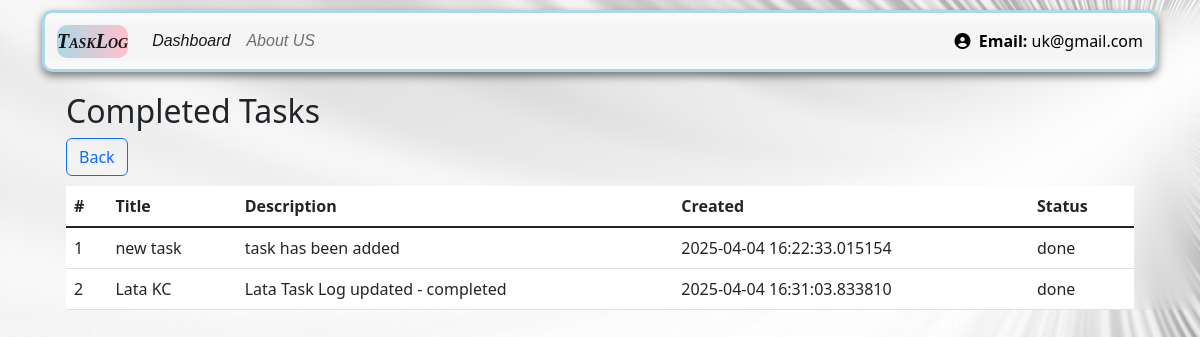
The page /completed_task (signed in) on the database as committed earlier.
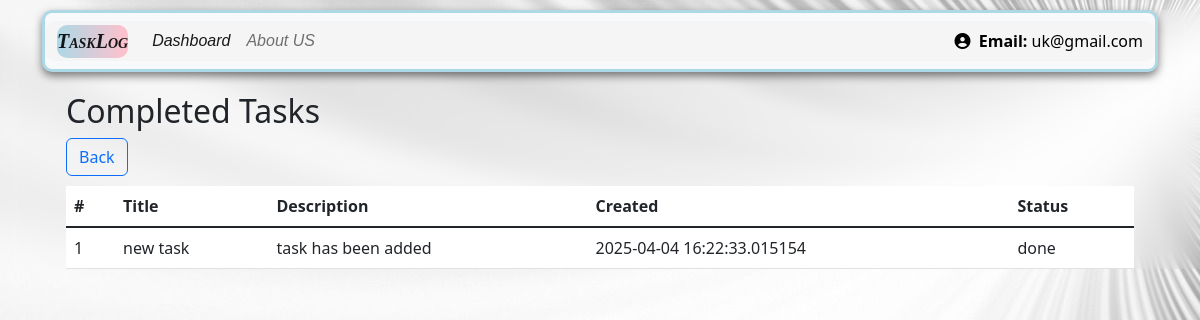
The same page on the database as committed later.
### app.py (models this page shows, shortened)
class Task_log(db.Model):
    __tablename__ = 'TaskLog'
    task_id = db.Column(db.Integer, primary_key=True)
    user_id = db.Column(db.Integer, db.ForeignKey(
        'user_register.user_id'), nullable=False)
    title = db.Column(db.String(200), nullable=False)
    description = db.Column(db.String(700), nullable=False)
    task_created = db.Column(db.DateTime, default=datetime.utcnow)
    status = db.Column(db.String(50), default="Pending")
    categories = db.relationship(
        'task_catagories', backref='task', cascade="delete",  lazy=True)

### app.py (the view)
@app.route('/completed_task')
@login_required
def completed_task():
    completed_task = Task_log.query.filter_by(
        status='done',
        user_id=current_user.user_id
    ).all()
    return render_template('completed_task.html', alltasklog=completed_task)

### app.py (called while the page is built)
@login_manager.user_loader
def load_user(user_id):
    return user_register.query.get(int(user_id))

def login_required(f):
    @wraps(f)
    def decorated_function(*args, **kwargs):
        if 'user_id' not in session and not current_user.is_authenticated:
            return redirect(url_for('user_login'))  # Correct endpoint name
        return f(*args, **kwargs)
    return decorated_function

### templates/completed_task.html
{% extends "base.html" %}
{% block body %}
<div class="container my-3">
    <h2>Completed Tasks</h2>
    <a href="{{ url_for('dashboard') }}" class="btn btn-outline-primary">Back</a>
    {% if alltasklog|length == 0 %}
        <div class="alert alert-secondary">No completed tasks found.</div>
    {% else %}
        <table class="table">
            <thead>
                <tr>
                    <th>#</th>
                    <th>Title</th>
                    <th>Description</th>
                    <th>Created</th>
                    <th>Status</th>
                </tr>
            </thead>
            <tbody>
                {% for task in alltasklog %}
                <tr>
                    <td>{{ loop.index }}</td>
                    <td>{{ task.title }}</td>
                    <td>{{ task.description }}</td>
                    <td>{{ task.task_created }}</td>
                    <td>{{ task.status }}</td>
                </tr>
                {% endfor %}
            </tbody>
        </table>
    {% endif %}
</div>
{% endblock %}

Rows that differ between the two databases and show on the page:
no longer on this page (row edited): Task_log: title "Lata KC", description "Lata Task Log updated - completed", task_created "2025-04-04 16:31:03.833810", status "done"
